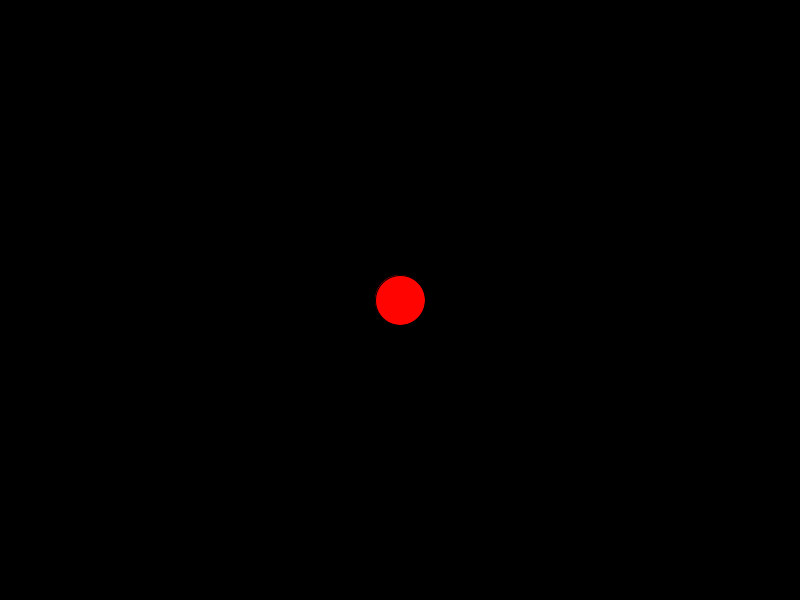
Frame 1 (no input)
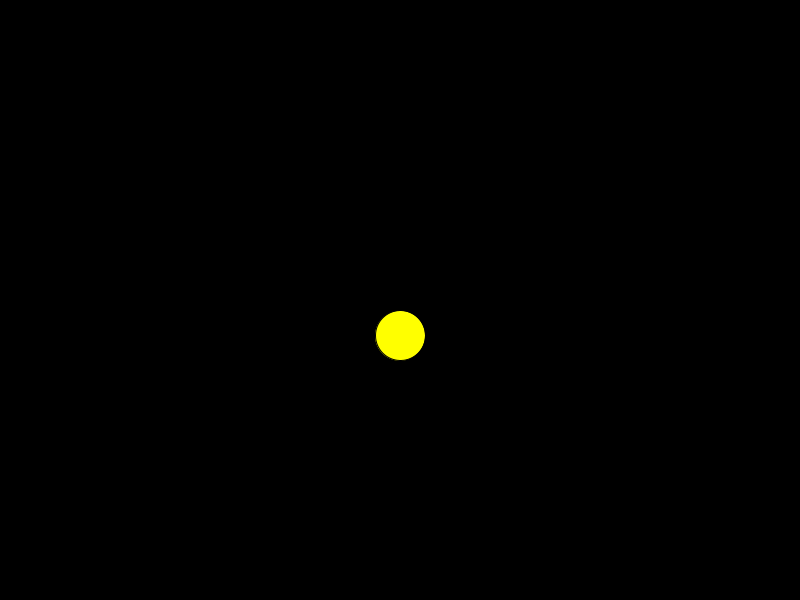
Frame 60 (the mouse pressed at the canvas centre just before this capture)
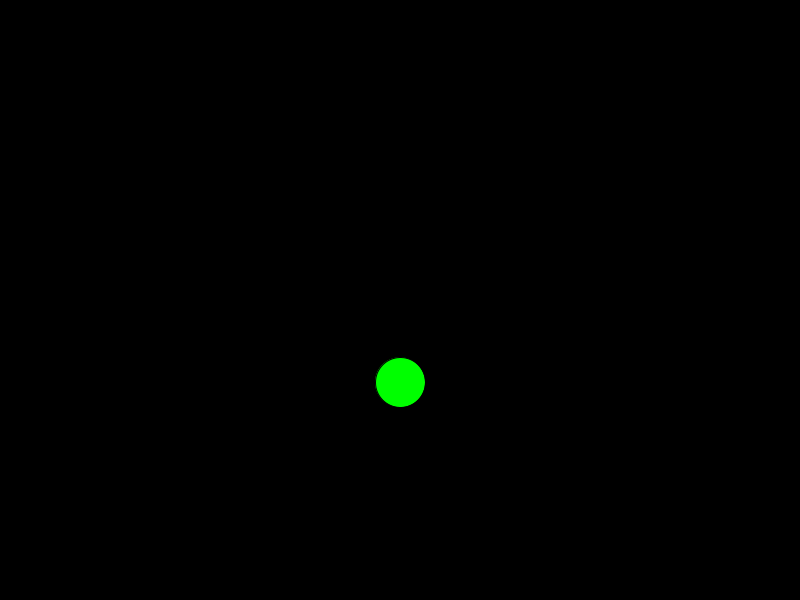
Frame 120 (the mouse held since frame 60 and released just before this capture)

The Processing sketch that drew these frames (run headless with seeded random() and noise(); from frame 60 on, the mouse is pressed at the canvas centre):

// Processing sketch: Class_Bounce_Ball_V2
// ── Class_Bounce_Ball_V2.pde
ball gravity;

void setup() {
  size(800, 600);
  colorMode(HSB, 360, 100, 100, 100);
  gravity = new ball();
}
void draw() {
  background(0);
   fill(frameCount%360, 100, 100);
  gravity.display();
  gravity.move();
  gravity.bounce();
    gravity.acc();
 
}

class ball {
  float sz;
  PVector loc, vel, acc;
  ball() { 
    sz = 50;
    loc = new PVector(width/2, height/2);
    vel = new PVector(0, 5);
      acc = new PVector(0, .5);
  }

  void display() {
    ellipse(width/2, loc.y, sz, sz);
  }
  void move() {
    loc.add(vel);
  }
  void bounce() {
//    if (loc.x+sz/2 >width || loc.x-sz/2 <0) {
//      vel.x *= -1;
//    }
     if (loc.y + sz/2 > height || loc.y - sz/2 < 0) {
loc.y = height-sz/2;
       vel.y *= -.9;
  }
  }
    void acc() {
    vel.add(acc);
  }

}
